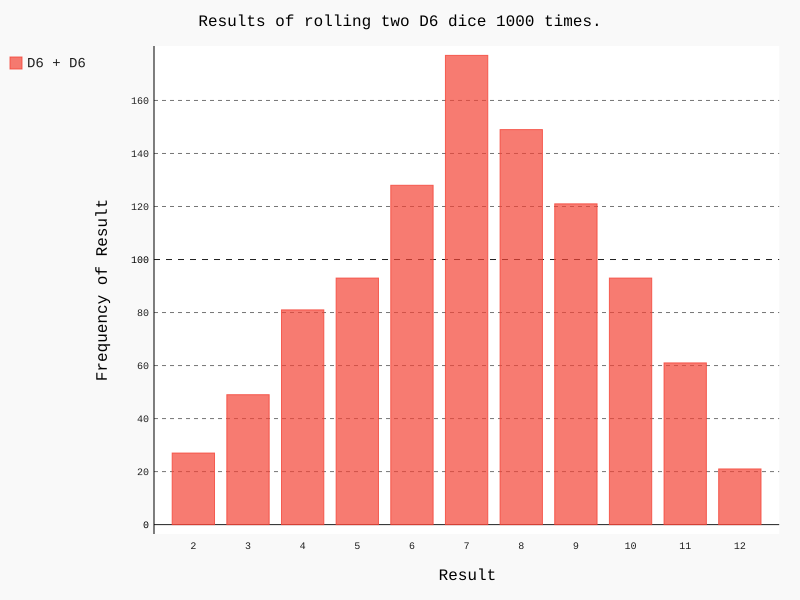

The Python source for this figure:
import pygal
from choose import Choose

#Создание двух кубиков D6
choose_1 = Choose()
choose_2 = Choose()

#Моделирование серии бросков с сохранением результатов в списке
results = []
for roll_num in range(1000):
    result = choose_1.roll() + choose_2.roll()
    results.append(result)

#Анализ результатов
frequencies = []
max_result = choose_1.num_sides + choose_2.num_sides
for value in range(2, max_result+1):
    frequency = results.count(value)
    frequencies.append(frequency)

#Визуализация результатов
hist = pygal.Bar()
hist.title = "Results of rolling two D6 dice 1000 times."
hist.x_labels = ['2', '3', '4', '5', '6', '7', '8', '9', '10', '11', '12']
hist.x_title = "Result"
hist.y_title = "Frequency of Result"
hist.add('D6 + D6', frequencies)
hist.render_to_file('dice_visual.svg')
